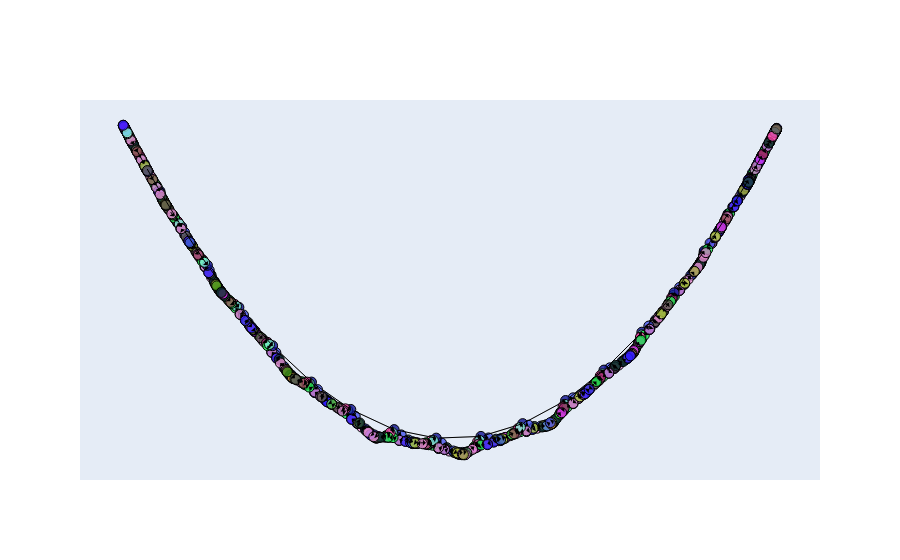

This figure's notebook cell:
### Code cell
G = subgraphs[3]
print(len(G))

pos = nx.spectral_layout(G)

# Координаты ребер
data = []
annotations = [] 
for edge in G.edges():
    x0, y0 = pos[edge[0]]
    x1, y1 = pos[edge[1]]
    data.append(go.Scatter(
        x=[x0,x1], y=[y0,y1],
        mode='lines',
        line=dict(width=0.5, color='#888'),
        showlegend=True,
        hoverinfo='text',
        text=G.nodes[edge[0]]['name'] + '__&&__' + G.nodes[edge[1]]['name']
        )
    )

    # Вычисляем угол для стрелки (вектора направления)
    arrow_dx = x1 - x0
    arrow_dy = y1 - y0
    arrow_length = ((x1-x0)**2+(y1-y0)**2)**0.5  # Длина стрелки

    # Нормализуем вектор, чтобы получить направление стрелки
    #norm = (arrow_dx**2 + arrow_dy**2)**0.5
    arrow_dx /= arrow_length
    arrow_dy /= arrow_length

    # Добавляем стрелку как аннотацию
    annotations.append(dict(
        x=x1 - arrow_length * arrow_dx,
        y=y1 - arrow_length * arrow_dy,
        ax=x1,
        ay=y1,
        xref="x", yref="y",
        axref="x", ayref="y",
        showarrow=True,
        arrowhead=1,  # Тип стрелки (параметры: 2 — большая, 3 — маленькая)
        arrowsize=1,  # Размер стрелки
        arrowcolor='black'  # Цвет стрелки
    ))

# Координаты узлов
node_x = []
node_y = []
node_name = []
node_colors = []
for node in G.nodes():
    x, y = pos[node]
    node_x.append(x)
    node_y.append(y)
    node_name.append(G.nodes[node]['name'])
    node_colors.append(name_to_color[G.nodes[node]['name']])

data.append(go.Scatter(
    x=node_x, y=node_y,
    mode='markers',
    marker=dict(
        size=10,
        color=node_colors,
        line=dict(width=1, color='black')
    ),
    text=node_name,
    hoverinfo='text',
    showlegend=True
)
)

# Создание фигуры и отображение
fig = go.Figure(data=data,#[edge_trace, node_trace],
                layout=go.Layout(
                    showlegend=False,
                    hovermode='closest',
                    xaxis=dict(showline=False, showgrid=False, zeroline=False, showticklabels=False),
                    yaxis=dict(showline=False, showgrid=False, zeroline=False, showticklabels=False),
                    annotations=annotations
                ))

fig.show()
